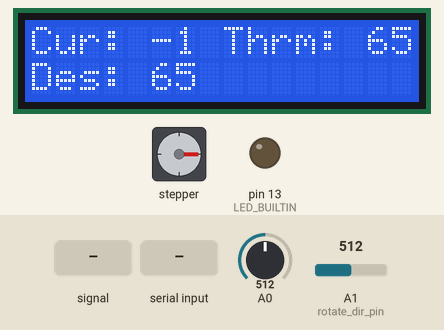
Recording of a sketch running on a simulated Arduino Uno, built with avr-gcc and run on an emulated ATmega328P. Shown: stepper motor, 16×2 character LCD, output pins drawn as LEDs (lit = HIGH). The inputs (shaded band) are chosen by the test bench; at power-on: A0 = 512, A1 (rotate_dir_pin) = 512. Stepper angles assume 200 steps per turn; what the sketch prints to the serial monitor is not drawn.

Above: at 8.4 s.
8.5 s: A0 fed a 2 Hz sine of ±306 counts around its level
At 11.4 s:
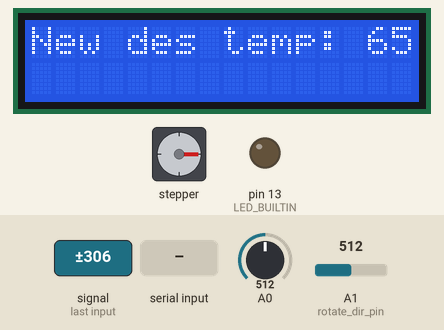
11.5 s: "sdtemp!\n" received over Serial
13.0 s: "90,45,200\n" received over Serial
At 14.0 s:
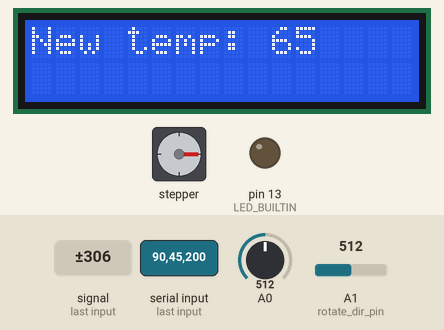
15.0 s: "rtherm!\n" received over Serial
At 15.64 s:
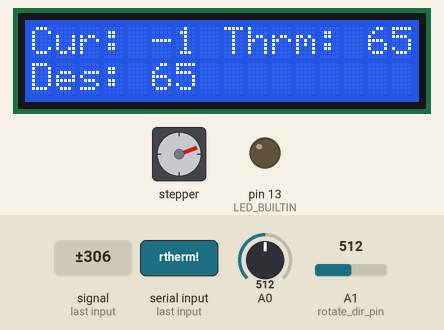
17.8 s: A0 set to 900
At 20.5 s:
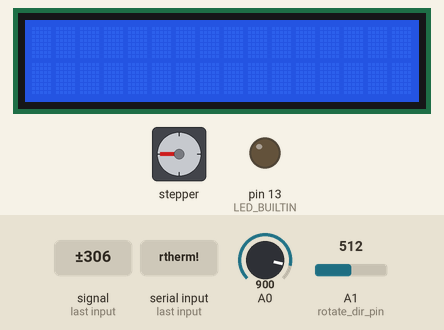
Timing chart, 0 to 21.8 s (numbered marks = the images above; inputs shaded):
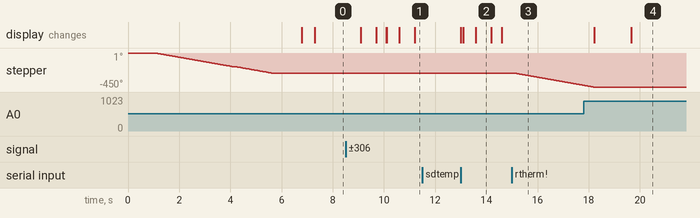

The sketch:

thermostat_arduino.ino
```cpp
#include <SoftwareSerial.h>
#include <math.h>
#include <Stepper.h>
#include "thermostat_arduino.h"
#include "thermostat_display.h"

const bool debug = false;
bool enabled;

// --- Stepper motor parameters
// Figure out what direction the stepper motor should turn.
// This is to provide flexibility when it comes to how the motor
// is mounted (just re-assign the pin insead of re-uploading code)
bool warmer_rotate_dir_ccw;

// Eye-balling it: 3 steps -> 2 degree change
// So 1.5 step/degree.
// Thermostat range is 40-90
// Gives us 90-40 / 1.5 = 50/1.5 = 33.3 available steps
// Only doing full steps here, so we can round up in practice
const unsigned rotate_dir_pin = 1;
const unsigned coil_a_enable_pin = 16;
const unsigned coil_b_enable_pin = 17;
const unsigned max_temp_f = 90;
const unsigned min_temp_f = 40;
const float num_step_per_degree = 2;
const unsigned num_available_steps = (unsigned)ceil((max_temp_f - min_temp_f) / num_step_per_degree);
const int steps_per_revolution = 200;

unsigned requested_temperature;
const unsigned init_reset_temp = 65;
const unsigned min_step_delta = 5;

Stepper myStepper(steps_per_revolution, 2, 3, 11, 12);

// --- ESP Parameters
SoftwareSerial espSerial(6, 7); // RX, TX
long time_of_last_query;
// BOZO: Consider making this adjustable
const double query_interval = 90000; // mS

// --- Temperature Parameters (from info provided via ESP)
const byte num_temperatures_to_keep = 5;
int temperature_history[num_temperatures_to_keep];
unsigned current_temperature_index;
unsigned temperature_running_average;

// --- Thermostat Parameters
long time_of_last_adjustment;
const double default_adjustment_interval = 1800000; // mS
// BOZO: Consider making this adjustable
double adjustment_interval_after_making_warmer;
double adjustment_interval_after_making_cooler;
double adjustment_interval;
const unsigned temperature_window = 2;
bool made_cooler_on_last_adjustment;

// --- Display parameters
SoftwareSerial dispSerial(4, 5); // RX, TX

typedef enum SerialConnections {
  hw,
  esp,
  disp
};

void setup() {
  delay(1000);
  Serial.begin(115200);
  myStepper.setSpeed(10);

 // initialize digital pin LED_BUILTIN as an output.
  pinMode(LED_BUILTIN, OUTPUT);

  enabled = true;
  reset_thermostat(false);
  set_thermostat(init_reset_temp, false);

  // It warms up faster than leaving it alone to cool off,
  // so if we just turned up the temperature, we presumably are triggering
  // the heat to turn on, so we should check more regularly to see if
  // we need to turn the thermostat down in-case we over did it.
  adjustment_interval_after_making_warmer = default_adjustment_interval / 2;
  adjustment_interval_after_making_cooler = default_adjustment_interval;
  adjustment_interval = default_adjustment_interval;
  made_cooler_on_last_adjustment = false;

  current_desired_temperature = init_reset_temp;
  current_temperature_index = 0;
  memset(temperature_history, -1, sizeof(temperature_history));
  query = "";
  time_of_last_query = millis();
  time_of_last_adjustment = millis();

  current_temperature = get_temperature();

  setup_display();

  if (debug) Serial.print("[SETUP] Setup complete!\n");
}

void regulate() {
  // Get current average temperature
  float temperature_sum = 0;
  int num_valid_temperature;
  for (int index = 0; index < num_temperatures_to_keep; ++index ) {
      if (temperature_history[index] > 0) {
          temperature_sum += temperature_history[index];
          num_valid_temperature++;
      }
  }
  temperature_running_average = temperature_sum / num_valid_temperature;

  if (debug) {
    Serial.print("[DEBUG] Running average temp: ");
    Serial.print(temperature_running_average, DEC);
    Serial.print(". num_valid_temperatures: ");
    Serial.println(num_valid_temperature, DEC);
  }

  // If the average is above the desired temperature, then adjust the thermostat
  // But by how much? Presumably the thermostat is also set to the desired temperature.
  // First we will define a window -- only regulate if the measured temperature
  // is +/- 2 degrees of the desired.
  // Then, once we hit this condition, we adjust based on that delta.
  // For example, if the desired temperature is 70, but we measured 72, then
  // we will turn the thermostat down by 2 degrees.
  // Of course, we need to give some time for heat to dissipate in this case.
  if (millis() - time_of_last_adjustment > adjustment_interval) {
    // Only make adjustments once we have a full window.
    // The big concern is if we no longer get valid temperatures, then
    // we better leave everything alone.
    if ( num_valid_temperature >= num_temperatures_to_keep ) {
       unsigned temperature_delta = abs(temperature_running_average - current_desired_temperature);
       if (temperature_delta > temperature_window) {
          if (temperature_running_average > current_desired_temperature) {
            // Make COLDER
            // Only do so if last adjustment was to make everything warmer.
            // The thermostat only triggers heat. It's possible we've reached an ambient
            // temperature that is simply above the desired temp. No amount of turning
            // down the thermostat will change this, and only make it take longer
            // to turn it back up enough to turn on the heat when we want it.
            if (!made_cooler_on_last_adjustment) {
              set_thermostat(current_thermostat_temperature - temperature_delta, true);
              made_cooler_on_last_adjustment = true;
              adjustment_interval = adjustment_interval_after_making_cooler;
            }
          }
          else {
            // Make WARMER
            set_thermostat(current_thermostat_temperature + temperature_delta, true);
            made_cooler_on_last_adjustment = false;
            adjustment_interval = adjustment_interval_after_making_warmer;
          }
          time_of_last_adjustment = millis();
      }
    }
  }
}

void loop() {
  handle_display();
  int serial_source = hw;

  if ( Serial.available() ) {
      query = Serial.readStringUntil('\n');
      serial_source = esp;
  } else if ( dispSerial.available() ) {
      serial_source = disp;
  }

  if ((millis() - time_of_last_query) > query_interval) {
    if (debug) Serial.println("[AUTO] Getting temperature...");
    current_temperature = get_temperature();

    if (debug) {
      Serial.print("[AUTO] Received temperature: ");
      Serial.println(current_temperature, DEC);
    }
    temperature_history[current_temperature_index] = current_temperature;
    current_temperature_index++;
    if (current_temperature_index == num_temperatures_to_keep) current_temperature_index = 0;

    if (enabled) regulate();
    time_of_last_query = millis();
  }

  if ( query != "") {
    if ( query == "temp?" ) {
      send_ack( serial_source );

      if (debug) Serial.println("[CMD] Getting temperature...");
      current_temperature = get_temperature();

      if ( serial_source == disp ) {
        dispSerial.print(current_temperature, DEC);
        dispSerial.print('\n');
      }

      if ( serial_source == hw ) {
        Serial.print(current_temperature, DEC);
        Serial.print('\n');
      }

      if (debug) Serial.print("[CMD] Received temperature: ");
      if (debug) Serial.println(current_temperature, DEC);
    } else if (query == "dtemp?") {
      send_ack( serial_source );
      send_to_esp(current_desired_temperature);
    } else if (query == "enabled?") {
      send_ack( serial_source );
      send_to_esp(enabled);
    } else if (query == "therm?") {
      send_ack( serial_source );
      send_to_esp(current_thermostat_temperature);
    } else if ( query == "rtherm!" ) {
      send_ack( serial_source );

      if (debug) Serial.println("[CMD] Resetting thermostat...");
      if (enabled) reset_thermostat(false);

      send_to_esp(current_thermostat_temperature);

      if (debug) Serial.println("[CMD] Done resetting thermostat!");
    } else if ( query == "sdtemp!" ) {
      send_ack( serial_source );

      if (debug) Serial.println("[CMD] Setting desired temperature...");

      if ( serial_source == esp ) {
        while ( !Serial.available() );
        int value = Serial.readStringUntil('\n').toInt();
        send_ack( serial_source );

        // Ignore values of -1. Just return the current value.
        // This is an underhanded way of querying for the current value.
        current_desired_temperature = value > 0 ? value : current_desired_temperature;
      }
      else {
        while ( !Serial.available() );
        send_ack( serial_source );
        current_desired_temperature = Serial.readStringUntil('\n').toInt();
      }

      if ( serial_source == esp ) send_to_esp(current_desired_temperature);

      if (debug) Serial.println("[CMD] Done setting desired temperature!");

    } else if ( query == "stherm!" ) {
      send_ack( serial_source );

      if (debug) Serial.println("[CMD] Waiting for requested temperature to be specified...");

      if ( serial_source == esp ) {
        while ( !Serial.available() );
        int value = Serial.readStringUntil('\n').toInt();
        send_ack( serial_source );

        // Ignore values of -1. Just return the current value.
        // This is an underhanded way of querying for the current value.
        requested_temperature = value > 0 ? value : current_thermostat_temperature;
        if (enabled) set_thermostat(requested_temperature, true);
      }
      else {
        while ( !Serial.available() );
        requested_temperature = Serial.readStringUntil('\n').toInt();
        send_ack( serial_source );
        if (enabled) set_thermostat(requested_temperature, true);
      }

      if ( serial_source == esp ) send_to_esp(current_thermostat_temperature);

      if (debug) Serial.println("[CMD] Done setting thermostat!");
    }
    else if (query == "enable!") {
      send_ack( serial_source );
      enabled = true;
      if ( serial_source == esp ) {
        send_to_esp(enabled);
      }
    }
    else if (query == "disable!") {
      send_ack( serial_source );
      enabled = false;
      if ( serial_source == esp ) {
        send_to_esp(enabled);
      }
    }
    else {
      if (debug) {
        Serial.print("[CMD] Unknown command: ");
        Serial.println(query);
      }
      send_nack( serial_source );
    }
    query = "";
  }
}

void send_to_esp(int value) {
  Serial.print(value, DEC);
  Serial.print('\n');
  Serial.flush();
}

void send_ack( int connection ) {
  if ( connection == esp ) {
    send_esp_ack();
  } else if ( connection == disp ) {
    send_disp_ack();
  }
}

void send_esp_ack() {
  Serial.print("a");
  Serial.print('\n');
  Serial.flush();
}

void send_disp_ack() {
  dispSerial.print("a");
  dispSerial.print('\n');
  dispSerial.flush();
}

void send_nack( int connection ) {
  if ( connection == esp ) {
    send_esp_nack();
  } else if ( connection == disp ) {
    send_disp_nack();
  }
}

void send_esp_nack() {
  Serial.print("n");
  Serial.print('\n');
  Serial.flush();
}

void send_disp_nack() {
  dispSerial.print("n");
  dispSerial.print('\n');
  dispSerial.flush();
}

void enable_stepper_motor() {
  // Add some delay to ensure everything is properly enabled before subsequent calls
  // are made to actually make the motor do something
  delay(100);
  digitalWrite(coil_a_enable_pin, HIGH);
  digitalWrite(coil_b_enable_pin, HIGH);
}

void disable_stepper_motor() {
  digitalWrite(coil_a_enable_pin, LOW);
  digitalWrite(coil_b_enable_pin, LOW);
}

// Use the almighty stepper motor to reset the thermostat to ... the minimum temperature
void reset_thermostat(bool use_current_temp) {
  // Worst case the thermostat is turned to the highest possible temperature
  // For now, the quick-and-dirty solution is to rotate a "sure amount" that guarantees
  // we've truly reached the "end"
  // Later we can fine-tune it for the sake of saving time
  warmer_rotate_dir_ccw = analogRead(rotate_dir_pin) > 512;
  enable_stepper_motor();
  int step_amount = use_current_temp ? degrees_to_steps(abs(current_thermostat_temperature - min_temp_f) * 1.5 ) : 4*num_available_steps;
  if (warmer_rotate_dir_ccw)
      myStepper.step(step_amount);
  else
      myStepper.step(-1 * step_amount);

  disable_stepper_motor();
  current_thermostat_temperature = min_temp_f;
}

int degrees_to_steps( unsigned temperature ) {
  return (int) round(num_step_per_degree * temperature);
}

// Use the stepper motor to adjust the thermostat to the requested temperature
void set_thermostat( unsigned temperature, bool reset ) {
  // There's two parts: (1) how much to turn, and (2) in which direction.
  // How much to turn isn't much -- just abs value between the temperatures
  // Direction depends on the current temperature, and also which direction
  // the motor is facing (handled via "warmer_rotate_dir_ccw")

  // Cap temperature to min/max levels
  temperature = min(temperature, max_temp_f);
  temperature = max(temperature, min_temp_f);

  unsigned temperature_delta = abs(current_thermostat_temperature - temperature);
  bool raising_temperature = temperature > current_thermostat_temperature;

  int num_steps = degrees_to_steps(temperature_delta);
  warmer_rotate_dir_ccw = analogRead(rotate_dir_pin) > 512;

  if (debug) {
      Serial.print("[DEBUG] Temperature delta: ");
      Serial.print(temperature_delta, DEC);
      Serial.print(". num_steps: ");
      Serial.print(num_steps, DEC);
      Serial.print(". warmer_rotate_dir_ccw: ");
      Serial.print(warmer_rotate_dir_ccw, DEC);
  }

  int polarity = 1;
  if (raising_temperature) {
      if (warmer_rotate_dir_ccw) {
          polarity = -1;
      }
  }
  else {
      if (!warmer_rotate_dir_ccw) {
          polarity = -1;
      }
  }

  enable_stepper_motor();
  myStepper.step(polarity * num_steps);
  disable_stepper_motor();
  current_thermostat_temperature = temperature;

  if (debug) {
      Serial.print("[DEBUG] Current thermostat temperature: ");
      Serial.println(current_thermostat_temperature, DEC);
  }
}

// Eventually, this will be responsible for handling which CLIENT we want
// to query for a temperature. But right now there's only 1 lone client.
// Note the magical i/f is the ESP8266, which is responsible for communicating
// with other clients (via WiFi)
int get_temperature() {
  String received_temp;
  long start_time = millis();

  Serial.print("temp?");
  Serial.print('\n');
  Serial.flush();

   while ( !Serial.available() && (millis() - start_time) < timeout);
  // In-case we timeout, use some bogus value so we don't hang
  // It's up to the client to handle this garbage
  if ((millis() - start_time) < timeout)
    received_temp = Serial.readStringUntil('\n');
  else received_temp = "-1";

  return received_temp.toInt();
}
```

common.h
```cpp
#ifndef COMMON_HEADER
#define COMMON_HEADER

// --- I/O Parameters
const unsigned timeout = 1000; // mS
const byte numChars = 8;
char query_char_buffer[numChars]; // an array to store the received data
String query;

// --- Common variables
int current_thermostat_temperature;
int current_temperature;
int current_desired_temperature;

#endif
```

thermostat_arduino.h
```cpp
void set_thermostat( unsigned temperature, bool reset );
```

thermostat_display.h
```cpp
#include "common.h"
#include "thermostat_arduino.h"

int read_LCD_buttons();
int get_button_press();
String get_response();
void send_request(String request);
void setup_display();
void handle_main_menu();
void handle_set_desired_temperature();
void handle_set_thermostat();
void handle_display();
```

Source omitted: thermostat_display.ino (5480 bytes)

Measured:
- after the input at 8.5 s, the display: first changes after 0.60 s (image 1 shows a later state)
- after the input at 11.5 s, every drawn part: stays the same
- after the input at 13.0 s, the display: first changes at once (image 2 shows a later state)
- after the input at 15.0 s, stepper: keeps turning counter-clockwise at about 61°/s, starting after 0.19 s
- after the input at 17.8 s, stepper: goes on until 18.2 s, then stays -450°
- what the display in image 2 shows lasts 0.6 s, from 13.6 s to 14.2 s
